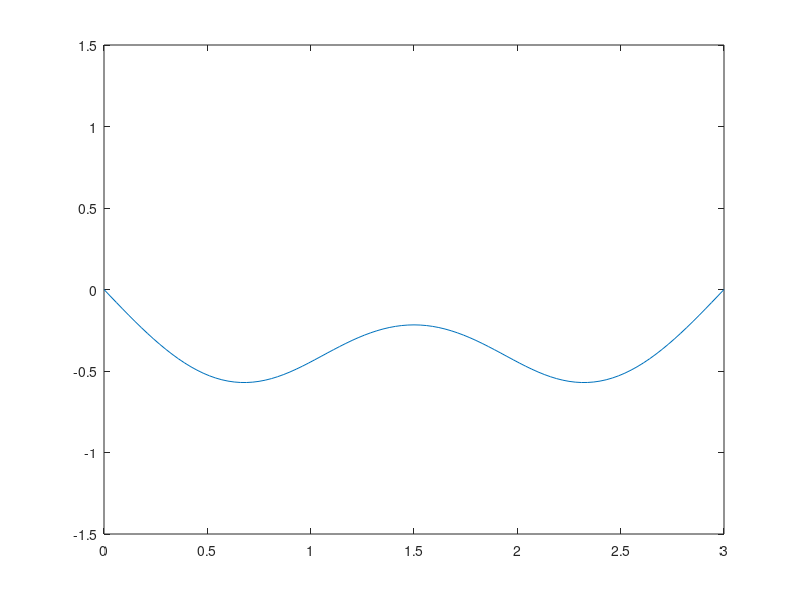

The MATLAB source for this figure:
function stringfourier1
a = 2;
L = 3;
tmax = 10;
ymax = 1.5;
t = 0:tmax/100:tmax;
x = 0:L/100:L;

    function y = phi(x)
        y = (x.^3 .* (3-x).^3)/9;
    end

    function y = psi(x)
        y = 0 * x;
    end

    function y = fourier(x, t)
        y = 0;
        for k = 1:20
            Xk = sin(k*pi*x/L);
            Ak = (2/L)*trapz(x, phi(x).*Xk);
            Bk = (2/(a*k*pi))*trapz(x, psi(x).*Xk);
            Tk = Ak*cos(a*k*pi*t/L) + Bk*sin(a*k*pi*t/L);
            y = y + Tk*Xk;
        end
    end

for n=1:length(t)
   plot(x, fourier(x, t(n)));
   axis([0, L, -ymax, ymax]);
   M(n) = getframe;
end
movie(M, 2)

% 2.2, remember to set the step in t to be small (e.g. 50)
% moments = [0, 5, 15];
% for i=1:length(moments)
%     subplot(3, 1, i);
%     plot(x, fourier(x, moments(i)), 'k');
%     axis([0, L, -ymax, ymax]);
%     title(['t = ' num2str(moments(i))]);
%     grid on;
% end

end
